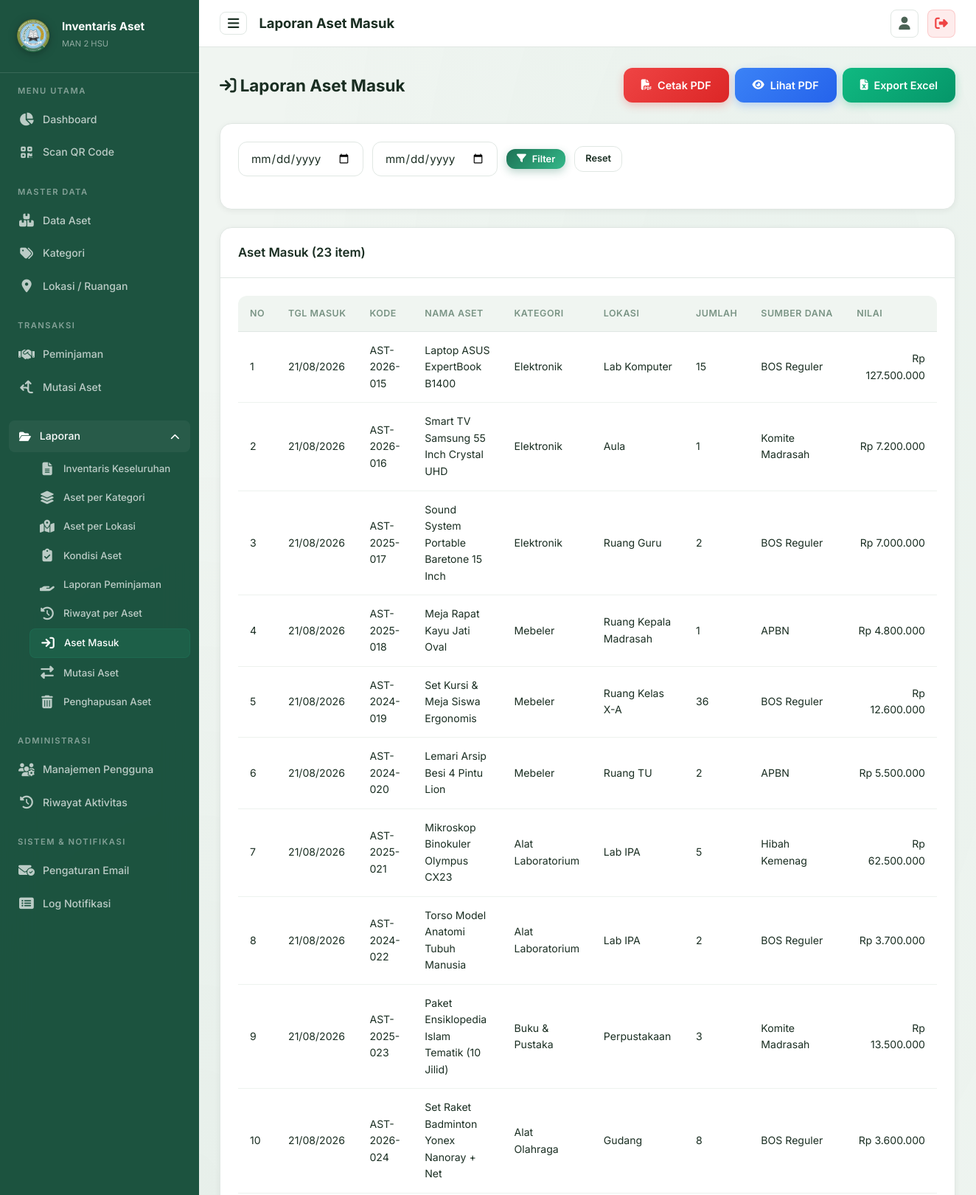
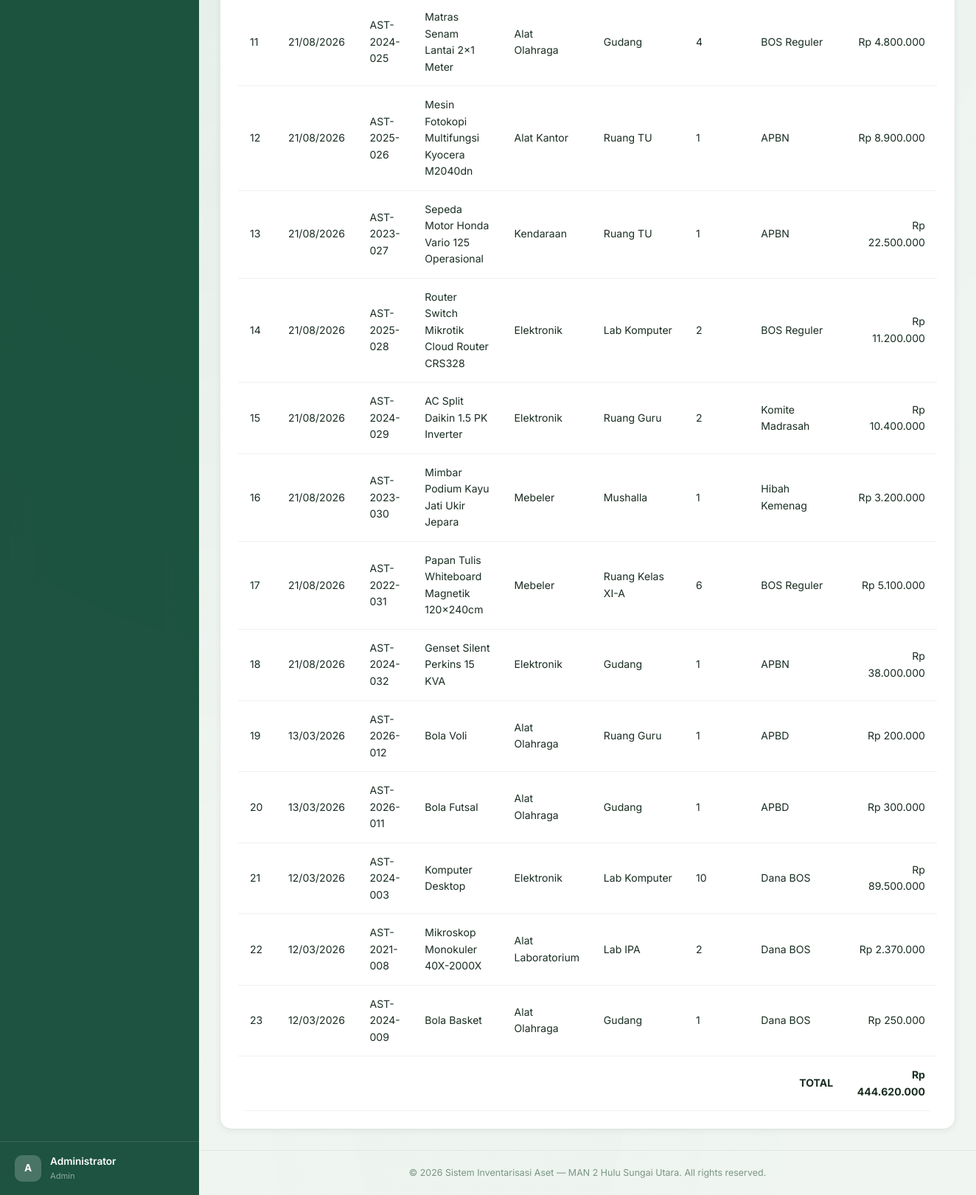
/pages/laporan/aset_masuk.php (signed in), run on the app's committed database (2 pictures, top to bottom).
### tables this page shows
CREATE TABLE `aset` (
  `id` int NOT NULL AUTO_INCREMENT,
  `kode_aset` varchar(50) NOT NULL,
  `nama_aset` varchar(150) NOT NULL,
  `id_kategori` int DEFAULT NULL,
  `id_lokasi` int DEFAULT NULL,
  `jumlah` int NOT NULL DEFAULT '1',
  `kondisi` enum('Baik','Rusak Ringan','Rusak Berat') NOT NULL DEFAULT 'Baik',
  `tahun_perolehan` year DEFAULT NULL,
  `nilai_perolehan` decimal(15,2) DEFAULT '0.00',
  `sumber_dana` varchar(100) DEFAULT NULL,
  `gambar` varchar(255) DEFAULT NULL,
  `keterangan` text,
  `qr_code_path` varchar(255) DEFAULT NULL,
  `created_at` timestamp NULL DEFAULT CURRENT_TIMESTAMP,
  `updated_at` timestamp NULL DEFAULT CURRENT_TIMESTAMP ON UPDATE CURRENT_TIMESTAMP,
  `deleted_at` timestamp NULL DEFAULT NULL,
  `bukti_hapus` varchar(255) DEFAULT NULL,
  `alasan_hapus` text,
  PRIMARY KEY (`id`),
  UNIQUE KEY `kode_aset` (`kode_aset`),
  KEY `id_kategori` (`id_kategori`),
  KEY `id_lokasi` (`id_lokasi`),
  CONSTRAINT `aset_ibfk_1` FOREIGN KEY (`id_kategori`) REFERENCES `kategori` (`id`) ON DELETE SET NULL,
  CONSTRAINT `aset_ibfk_2` FOREIGN KEY (`id_lokasi`) REFERENCES `lokasi` (`id`) ON DELETE SET NULL
);

CREATE TABLE `kategori` (
  `id` int NOT NULL AUTO_INCREMENT,
  `nama_kategori` varchar(100) NOT NULL,
  `keterangan` text,
  `created_at` timestamp NULL DEFAULT CURRENT_TIMESTAMP,
  PRIMARY KEY (`id`)
);

CREATE TABLE `lokasi` (
  `id` int NOT NULL AUTO_INCREMENT,
  `nama_lokasi` varchar(100) NOT NULL,
  `keterangan` text,
  `created_at` timestamp NULL DEFAULT CURRENT_TIMESTAMP,
  PRIMARY KEY (`id`)
);

### config/database.php (called while the page is built, shortened)
<?php
function formatRupiah($angka) {
    return 'Rp ' . number_format($angka, 0, ',', '.');
}
?>

### pages/laporan/aset_masuk.php (the view, shortened to what this page needs)
<?php
$pdo = getConnection();
$startDate = $_GET['start_date'] ?? '';
$endDate = $_GET['end_date'] ?? '';
$where = "WHERE a.deleted_at IS NULL";
$params = [];
$stmt = $pdo->prepare("SELECT a.*, k.nama_kategori, l.nama_lokasi FROM aset a
    LEFT JOIN kategori k ON a.id_kategori = k.id LEFT JOIN lokasi l ON a.id_lokasi = l.id
    $where ORDER BY a.created_at DESC");
$stmt->execute($params);
$data = $stmt->fetchAll();
require_once __DIR__ . '/../../includes/header.php';
require_once __DIR__ . '/../../includes/sidebar.php';
?>
<div class="page-header">
    <div><h2><i class="fas fa-arrow-right-to-bracket"></i> Laporan Aset Masuk</h2></div>
    <div class="btn-group no-print">
        <a href="export_pdf.php?type=aset_masuk&start_date=<?= urlencode($startDate) ?>&end_date=<?= urlencode($endDate) ?>" class="btn btn-danger"><i class="fas fa-file-pdf"></i> Cetak PDF</a>
        <a href="export_pdf.php?type=aset_masuk&start_date=<?= urlencode($startDate) ?>&end_date=<?= urlencode($endDate) ?>&view=1" target="_blank" class="btn btn-info"><i class="fas fa-eye"></i> Lihat PDF</a>
        <a href="export_excel.php?type=aset_masuk&start_date=<?= urlencode($startDate) ?>&end_date=<?= urlencode($endDate) ?>" class="btn btn-success"><i class="fas fa-file-excel"></i> Export Excel</a>
    </div>
</div>
<div class="card mb-4 no-print"><div class="card-body">
    <form method="GET" class="search-bar">
        <input type="date" class="form-control" name="start_date" value="<?= $startDate ?>" style="max-width:170px;">
        <input type="date" class="form-control" name="end_date" value="<?= $endDate ?>" style="max-width:170px;">
        <button type="submit" class="btn btn-primary btn-sm"><i class="fas fa-filter"></i> Filter</button>
        <a href="<?= BASE_URL ?>/laporan/masuk" class="btn btn-secondary btn-sm">Reset</a>
    </form>
</div></div>
<div class="card animate-fadeInUp"><div class="card-header"><h3>Aset Masuk (<?= count($data) ?> item)</h3></div><div class="card-body"><div class="table-wrapper">
    <table><thead><tr><th>No</th><th>Tgl Masuk</th><th>Kode</th><th>Nama Aset</th><th>Kategori</th><th>Lokasi</th><th>Jumlah</th><th>Sumber Dana</th><th>Nilai</th></tr></thead>
    <tbody>
        <?php $total = 0; foreach ($data as $i => $a): $total += $a['nilai_perolehan'] * $a['jumlah']; ?>
        <tr>
            <td><?= $i+1 ?></td>
            <td><?= date('d/m/Y', strtotime($a['created_at'])) ?></td>
            <td><?= htmlspecialchars($a['kode_aset']) ?></td><td><?= htmlspecialchars($a['nama_aset']) ?></td>
            <td><?= htmlspecialchars($a['nama_kategori'] ?? '-') ?></td><td><?= htmlspecialchars($a['nama_lokasi'] ?? '-') ?></td>
            <td><?= $a['jumlah'] ?></td><td><?= htmlspecialchars($a['sumber_dana'] ?? '-') ?></td>
            <td style="text-align:right;"><?= formatRupiah($a['nilai_perolehan'] * $a['jumlah']) ?></td>
        </tr>
        <?php endforeach; ?>
        <tr style="font-weight:700;"><td colspan="8" class="text-right">TOTAL</td><td style="text-align:right;"><?= formatRupiah($total) ?></td></tr>
    </tbody></table>
</div></div></div>
<?php require_once __DIR__ . '/../../includes/footer.php'; ?>

### data on the page
aset: created_at "21/08/2026", kode_aset "AST-2026-015", nama_aset "Laptop ASUS ExpertBook B1400", id_kategori.nama_kategori "Elektronik", id_lokasi.nama_lokasi "Lab Komputer", jumlah "15", sumber_dana "BOS Reguler", formatRupiah($a['nilai_perolehan'] * $a['jumlah']) "Rp 127.500.000"
aset: created_at "21/08/2026", kode_aset "AST-2026-016", nama_aset "Smart TV Samsung 55 Inch Crystal UHD", id_kategori.nama_kategori "Elektronik", id_lokasi.nama_lokasi "Aula", jumlah "1", sumber_dana "Komite Madrasah", formatRupiah($a['nilai_perolehan'] * $a['jumlah']) "Rp 7.200.000"
aset: created_at "21/08/2026", kode_aset "AST-2025-017", nama_aset "Sound System Portable Baretone 15 Inch", id_kategori.nama_kategori "Elektronik", id_lokasi.nama_lokasi "Ruang Guru", jumlah "2", sumber_dana "BOS Reguler", formatRupiah($a['nilai_perolehan'] * $a['jumlah']) "Rp 7.000.000"
aset: created_at "21/08/2026", kode_aset "AST-2025-018", nama_aset "Meja Rapat Kayu Jati Oval", id_kategori.nama_kategori "Mebeler", id_lokasi.nama_lokasi "Ruang Kepala Madrasah", jumlah "1", sumber_dana "APBN", formatRupiah($a['nilai_perolehan'] * $a['jumlah']) "Rp 4.800.000"
aset: created_at "21/08/2026", kode_aset "AST-2024-019", nama_aset "Set Kursi & Meja Siswa Ergonomis", id_kategori.nama_kategori "Mebeler", id_lokasi.nama_lokasi "Ruang Kelas X-A", jumlah "36", sumber_dana "BOS Reguler", formatRupiah($a['nilai_perolehan'] * $a['jumlah']) "Rp 12.600.000"
aset: created_at "21/08/2026", kode_aset "AST-2024-020", nama_aset "Lemari Arsip Besi 4 Pintu Lion", id_kategori.nama_kategori "Mebeler", id_lokasi.nama_lokasi "Ruang TU", jumlah "2", sumber_dana "APBN", formatRupiah($a['nilai_perolehan'] * $a['jumlah']) "Rp 5.500.000"
aset: created_at "21/08/2026", kode_aset "AST-2025-021", nama_aset "Mikroskop Binokuler Olympus CX23", id_kategori.nama_kategori "Alat Laboratorium", id_lokasi.nama_lokasi "Lab IPA", jumlah "5", sumber_dana "Hibah Kemenag", formatRupiah($a['nilai_perolehan'] * $a['jumlah']) "Rp 62.500.000"
aset: created_at "21/08/2026", kode_aset "AST-2024-022", nama_aset "Torso Model Anatomi Tubuh Manusia", id_kategori.nama_kategori "Alat Laboratorium", id_lokasi.nama_lokasi "Lab IPA", jumlah "2", sumber_dana "BOS Reguler", formatRupiah($a['nilai_perolehan'] * $a['jumlah']) "Rp 3.700.000"
aset: created_at "21/08/2026", kode_aset "AST-2025-023", nama_aset "Paket Ensiklopedia Islam Tematik (10 Jilid)", id_kategori.nama_kategori "Buku & Pustaka", id_lokasi.nama_lokasi "Perpustakaan", jumlah "3", sumber_dana "Komite Madrasah", formatRupiah($a['nilai_perolehan'] * $a['jumlah']) "Rp 13.500.000"
aset: created_at "21/08/2026", kode_aset "AST-2026-024", nama_aset "Set Raket Badminton Yonex Nanoray + Net", id_kategori.nama_kategori "Alat Olahraga", id_lokasi.nama_lokasi "Gudang", jumlah "8", sumber_dana "BOS Reguler", formatRupiah($a['nilai_perolehan'] * $a['jumlah']) "Rp 3.600.000"
aset: created_at "21/08/2026", kode_aset "AST-2024-025", nama_aset "Matras Senam Lantai 2x1 Meter", id_kategori.nama_kategori "Alat Olahraga", id_lokasi.nama_lokasi "Gudang", jumlah "4", sumber_dana "BOS Reguler", formatRupiah($a['nilai_perolehan'] * $a['jumlah']) "Rp 4.800.000"
aset: created_at "21/08/2026", kode_aset "AST-2025-026", nama_aset "Mesin Fotokopi Multifungsi Kyocera M2040dn", id_kategori.nama_kategori "Alat Kantor", id_lokasi.nama_lokasi "Ruang TU", jumlah "1", sumber_dana "APBN", formatRupiah($a['nilai_perolehan'] * $a['jumlah']) "Rp 8.900.000"
aset: created_at "21/08/2026", kode_aset "AST-2023-027", nama_aset "Sepeda Motor Honda Vario 125 Operasional", id_kategori.nama_kategori "Kendaraan", id_lokasi.nama_lokasi "Ruang TU", jumlah "1", sumber_dana "APBN", formatRupiah($a['nilai_perolehan'] * $a['jumlah']) "Rp 22.500.000"
aset: created_at "21/08/2026", kode_aset "AST-2025-028", nama_aset "Router Switch Mikrotik Cloud Router CRS328", id_kategori.nama_kategori "Elektronik", id_lokasi.nama_lokasi "Lab Komputer", jumlah "2", sumber_dana "BOS Reguler", formatRupiah($a['nilai_perolehan'] * $a['jumlah']) "Rp 11.200.000"
aset: created_at "21/08/2026", kode_aset "AST-2024-029", nama_aset "AC Split Daikin 1.5 PK Inverter", id_kategori.nama_kategori "Elektronik", id_lokasi.nama_lokasi "Ruang Guru", jumlah "2", sumber_dana "Komite Madrasah", formatRupiah($a['nilai_perolehan'] * $a['jumlah']) "Rp 10.400.000"
aset: created_at "21/08/2026", kode_aset "AST-2023-030", nama_aset "Mimbar Podium Kayu Jati Ukir Jepara", id_kategori.nama_kategori "Mebeler", id_lokasi.nama_lokasi "Mushalla", jumlah "1", sumber_dana "Hibah Kemenag", formatRupiah($a['nilai_perolehan'] * $a['jumlah']) "Rp 3.200.000"
aset: created_at "21/08/2026", kode_aset "AST-2022-031", nama_aset "Papan Tulis Whiteboard Magnetik 120x240cm", id_kategori.nama_kategori "Mebeler", id_lokasi.nama_lokasi "Ruang Kelas XI-A", jumlah "6", sumber_dana "BOS Reguler", formatRupiah($a['nilai_perolehan'] * $a['jumlah']) "Rp 5.100.000"
aset: created_at "21/08/2026", kode_aset "AST-2024-032", nama_aset "Genset Silent Perkins 15 KVA", id_kategori.nama_kategori "Elektronik", id_lokasi.nama_lokasi "Gudang", jumlah "1", sumber_dana "APBN", formatRupiah($a['nilai_perolehan'] * $a['jumlah']) "Rp 38.000.000"
aset: created_at "13/03/2026", kode_aset "AST-2026-012", nama_aset "Bola Voli", id_kategori.nama_kategori "Alat Olahraga", id_lokasi.nama_lokasi "Ruang Guru", jumlah "1", sumber_dana "APBD", formatRupiah($a['nilai_perolehan'] * $a['jumlah']) "Rp 200.000"
aset: created_at "13/03/2026", kode_aset "AST-2026-011", nama_aset "Bola Futsal", id_kategori.nama_kategori "Alat Olahraga", id_lokasi.nama_lokasi "Gudang", jumlah "1", sumber_dana "APBD", formatRupiah($a['nilai_perolehan'] * $a['jumlah']) "Rp 300.000"
aset: created_at "12/03/2026", kode_aset "AST-2024-003", nama_aset "Komputer Desktop", id_kategori.nama_kategori "Elektronik", id_lokasi.nama_lokasi "Lab Komputer", jumlah "10", sumber_dana "Dana BOS", formatRupiah($a['nilai_perolehan'] * $a['jumlah']) "Rp 89.500.000"
aset: created_at "12/03/2026", kode_aset "AST-2021-008", nama_aset "Mikroskop Monokuler 40X-2000X", id_kategori.nama_kategori "Alat Laboratorium", id_lokasi.nama_lokasi "Lab IPA", jumlah "2", sumber_dana "Dana BOS", formatRupiah($a['nilai_perolehan'] * $a['jumlah']) "Rp 2.370.000"
aset: created_at "12/03/2026", kode_aset "AST-2024-009", nama_aset "Bola Basket", id_kategori.nama_kategori "Alat Olahraga", id_lokasi.nama_lokasi "Gudang", jumlah "1", sumber_dana "Dana BOS", formatRupiah($a['nilai_perolehan'] * $a['jumlah']) "Rp 250.000"

### other printed values
substr($_SESSION['user_nama'] ?? 'U', 0, 1) "A"
$_SESSION['user_nama'] "Administrator"
$_SESSION['user_role'] "Admin"
$pageTitle "Laporan Aset Masuk"
count($data) "23"
formatRupiah($total) "Rp 444.620.000"
